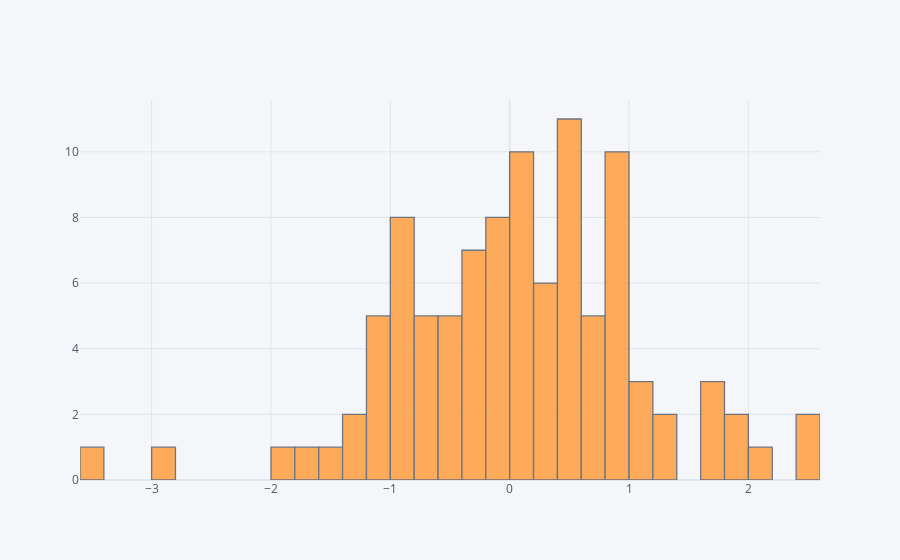

Here is the notebook cell this chart was saved with:
### Code cell
df['A'].iplot(kind='hist',bins=40)

### Figure 1 — Plotly figure (JSON) as saved in the notebook; plotly's stock layout.template omitted (floating-point values rounded to 4 significant figures)
{"data": [{"histfunc": "count", "histnorm": "", "marker": {"color": "rgba(255, 153, 51, 1.0)", "line": {"color": "#4D5663", "width": 1.3}}, "name": "A", "nbinsx": 40, "opacity": 0.8, "orientation": "v", "type": "histogram", "x": [-0.1998, 0.437, -0.9726, -0.2558, -1.618, 0.4737, 0.1986, -1.121, -0.2783, 0.2062, 1.138, 0.08545, -0.2139, 0.3668, -0.8836, -0.558, -1.87, 0.6704, -0.7179, 0.9517, 0.8011, 0.8488, 1.373, -0.9493, 0.4353, -0.06594, 0.8289, 0.3778, 0.4668, -0.5645, 0.04261, 0.4954, 0.5475, -3.595, -0.003331, 0.2285, -0.4841, -0.1206, -0.006972, 2.501, -0.1268, -1.151, 0.1603, -1.05, -1.493, 1.986, 0.9481, 2.07, 0.365, -0.5219, 0.6236, -0.8469, 0.5021, 0.4996, -0.8112, 1.083, -0.8791, 0.5413, -0.9557, -1.255, 0.1465, -0.2474, -0.2088, 0.1095, -0.6426, -0.6248, 2.473, 0.6064, 0.4847, 0.9173, -0.5781, 0.968, 0.7526, -0.03905, -1.119, 0.5029, 0.7192, 0.1468, -1.229, -0.9352, 0.05863, -1.108, -0.7592, 0.3208, -0.3197, -0.713, 1.632, 1.259, -2.915, -0.1533, 1.739, 0.9583, -0.2471, 0.8995, 1.883, 0.1743, 0.863, 1.091, 0.07768, 1.75]}], "layout": {"barmode": "overlay", "legend": {"bgcolor": "#F5F6F9", "font": {"color": "#4D5663"}}, "paper_bgcolor": "#F5F6F9", "plot_bgcolor": "#F5F6F9", "title": {"font": {"color": "#4D5663"}}, "xaxis": {"gridcolor": "#E1E5ED", "showgrid": true, "tickfont": {"color": "#4D5663"}, "title": {"font": {"color": "#4D5663"}, "text": ""}, "zerolinecolor": "#E1E5ED"}, "yaxis": {"gridcolor": "#E1E5ED", "showgrid": true, "tickfont": {"color": "#4D5663"}, "title": {"font": {"color": "#4D5663"}, "text": ""}, "zerolinecolor": "#E1E5ED"}}}
